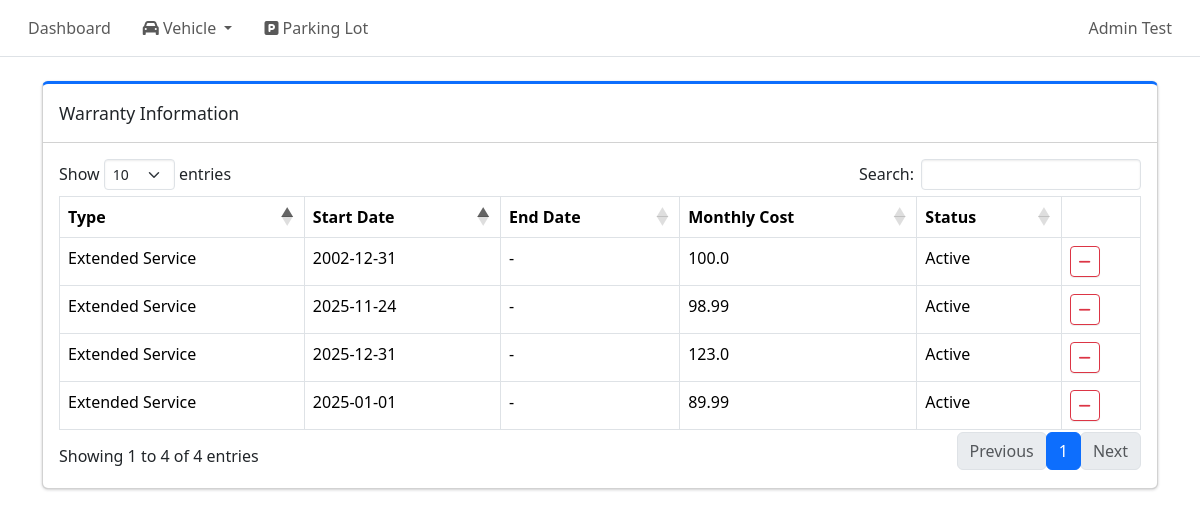
/admin/warranties/subscription (signed in), run on the app's committed database.
### tables this page shows
CREATE TABLE warranty_subscription (
    vehicle_warranty_id INTEGER PRIMARY KEY,
    start_date DATE,
    end_date DATE,
    monthly_cost REAL,
    FOREIGN KEY(vehicle_warranty_id) REFERENCES vehicle_warranty(vehicle_warranty_id) ON DELETE CASCADE
);

CREATE TABLE warranty_type (
    warranty_type_id INTEGER PRIMARY KEY AUTOINCREMENT,
    type_name TEXT NOT NULL UNIQUE,
    display_name TEXT NOT NULL,
    category TEXT NOT NULL CHECK(category IN ('purchase', 'subscription')),
    sort_order INTEGER NOT NULL DEFAULT 100,
    is_active INTEGER NOT NULL DEFAULT 1
);

### routes/admin/warranty_pages.py (the view)
@warranty_pages_bp.route("/subscription", methods=["GET"])
def subscription_warranty_list_page():
    if not session.get("admin_logged_in"):
        return redirect(url_for("auth.admin_login"))
    conn = get_conn()
    cur = conn.cursor()
    cur.execute("""
        SELECT
            v.vehicle_id,
            v.vin,
            v.model,
            v.model_year,
            v.plate_number,
            vw.vehicle_warranty_id,
            wt.display_name AS warranty_type,
            wt.category,
            ws.start_date,
            ws.end_date,
            ws.monthly_cost
        FROM vehicle v
        JOIN vehicle_warranty vw
            ON v.vehicle_id = vw.vehicle_id
        JOIN warranty_type wt
            ON vw.warranty_type_id = wt.warranty_type_id
        LEFT JOIN warranty_subscription ws
            ON vw.vehicle_warranty_id = ws.vehicle_warranty_id
        WHERE wt.category = 'subscription'
        ORDER BY v.vin ASC, wt.sort_order ASC
    """)
    rows = cur.fetchall()
    warranties = []
    for row in rows:
        row["status"] = get_warranty_status_subscription(
            row.get("start_date"),
            row.get("end_date")
        )
        warranties.append(row)
    return render_template("warranty_info_subscription.html", warranties=warranties, subscription_types = get_subscription_warranty_types())

### db.py (called while the page is built)
def make_dict(cursor, row):
    return {col[0]: row[idx] for idx, col in enumerate(cursor.description)}

def get_conn():
    if "db" not in g:
        conn = sqlite3.connect(DB_PATH, check_same_thread=False)
        conn.row_factory = make_dict
        conn.execute("PRAGMA foreign_keys = ON;")
        g.db = conn
    return g.db

def close_conn(e=None):
    db = g.pop("db", None)
    if db is not None:
        db.close()

### utils/time_utils.py (called while the page is built)
def get_pacific_today():
    return datetime.now(ZoneInfo("America/Los_Angeles")).date()

### utils/warranty_utils.py (called while the page is built)
def get_warranty_status_subscription(start_date, end_date):
    today = get_pacific_today()
    parsed_start = None
    if start_date:
        try:
            parsed_start = datetime.strptime(start_date, "%Y-%m-%d").date()
        except ValueError:
            logger.warning(f"[WARRANTY] Invalid start_date format: {start_date}")
    parsed_end = None
    if end_date:
        try:
            parsed_end = datetime.strptime(end_date, "%Y-%m-%d").date()
        except ValueError:
            logger.warning(f"[WARRANTY] Invalid end_date format: {end_date}")
            parsed_end = None
    if parsed_start and parsed_start > today:
        return "Not Started"
    if parsed_end and parsed_end < today:
        return "Expired"
    return "Active"

def get_subscription_warranty_types():
    conn = get_conn()
    cur = conn.cursor()
    cur.execute("""
        SELECT warranty_type_id, type_name, display_name
        FROM warranty_type
        WHERE category = 'subscription' AND is_active = 1
        ORDER BY sort_order
    """)
    rows = cur.fetchall()
    return rows

### templates/warranty_info_subscription.html (shortened to what this page needs)
{% extends "base.html" %}
{% block content %}
<div class="col-12">
    <div class="card card-primary card-outline mb-4">
        <div class="card-header">
            <div class="card-title">Warranty Information</div>
        </div>
        <div class="card-body">
            <table id = "warrantyTable" class="table table-bordered table-hover">
                <thead>
                    <tr>
                        <th>Type</th>
                        <th>Start Date</th>
                        <th>End Date</th>
                        <th>Monthly Cost</th>
                        <th>Status</th>
                        <th>Action</th>
                    </tr>
                </thead>
                <tbody>
                    {% for w in warranties %}
                    <tr data-vehicle-id="{{w.vehicle_id}}" data-warranty-id="{{w.vehicle_warranty_id}}">
                        <td class = "warranty_type">{{w.warranty_type}}</td>
                        <td class = "start_date">{{w.start_date or '-'}}</td>
                        <td class = "end_date">{{w.end_date or '-'}}</td>
                        <td class = "monthly_cost">{{w.monthly_cost or '-'}}</td>
                        <td class = "status">{{w.status}}</td>
                        <td>
                            <button class="btn btn-sm btn-outline-danger delete-warranty-btn">
                                <i class="fa fa-minus"></i>
                            </button>
                        </td>
                    </tr>
                    {% endfor %}
                </tbody>
            </table>
        </div>
    </div>
</div>
{% endblock %}

### data on the page
warranty_subscription: warranty_type "Extended Service", start_date "2025-11-24", end_date "-", monthly_cost "98.99", status "Active"
warranty_subscription: warranty_type "Extended Service", start_date "2002-12-31", end_date "-", monthly_cost "100.0", status "Active"
warranty_subscription: warranty_type "Extended Service", start_date "2025-01-01", end_date "-", monthly_cost "89.99", status "Active"
warranty_subscription: warranty_type "Extended Service", start_date "2025-12-31", end_date "-", monthly_cost "123.0", status "Active"
